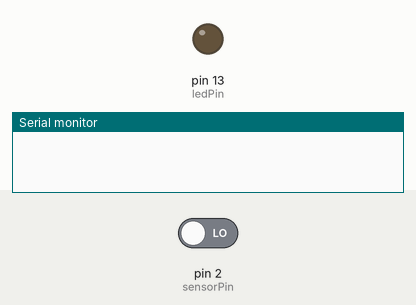
Simulated run of this sketch. Board: Arduino Uno, built with avr-gcc and run on an emulated ATmega328P. Parts: output pins drawn as LEDs (lit = HIGH), the last lines printed to the serial monitor. The test bench sets the inputs (shaded band); at power-on: pin 2 (sensorPin) LOW.

Above: at 1.2 s.
1.3 s: pin 2 (sensorPin) driven HIGH
At 2.0 s:
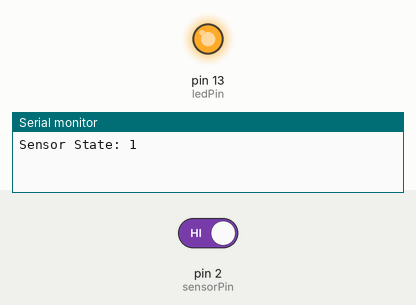
2.8 s: pin 2 (sensorPin) driven LOW
At 3.1 s:
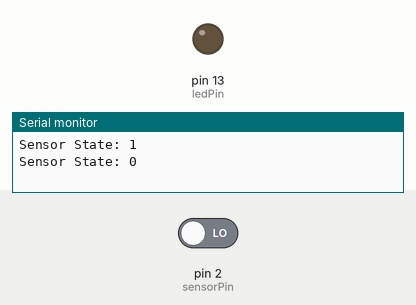
Timing chart, 0 to 5.8 s (numbered marks = the images above; inputs shaded):
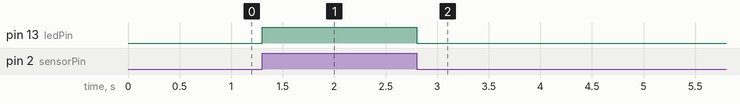

The sketch:

code.ino
```cpp
/*
  This program blinks pin 13 of the Arduino (the
  built-in LED) if the PIR motion sensor reads high
  on digital pin 2.
*/

int sensorState = 0;
int sensorPin = 2;
int ledPin = 13;

void setup()
{
  pinMode(sensorPin, INPUT);
  pinMode(ledPin, OUTPUT);
  Serial.begin(9600);

  attachInterrupt(digitalPinToInterrupt(sensorPin), toggle, CHANGE);
}

void loop()
{
  delay(1000);
}

void toggle()
{
  	sensorState = digitalRead(sensorPin);
  	digitalWrite(ledPin, sensorState);
  	Serial.println("Sensor State: " + String(sensorState));
}
```

Measured:
- after the input at 1.3 s, pin 13 (ledPin): LOW → HIGH at once
- after the input at 2.8 s, pin 13 (ledPin): HIGH → LOW at once
